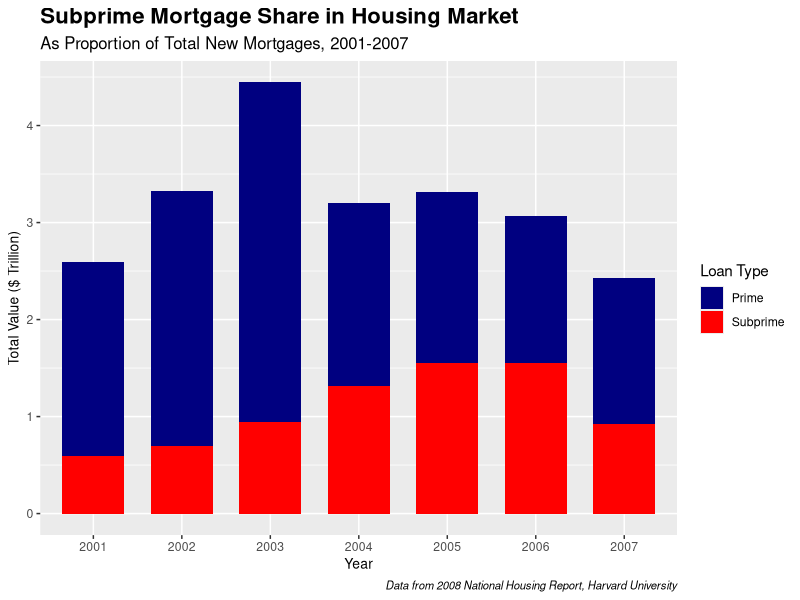
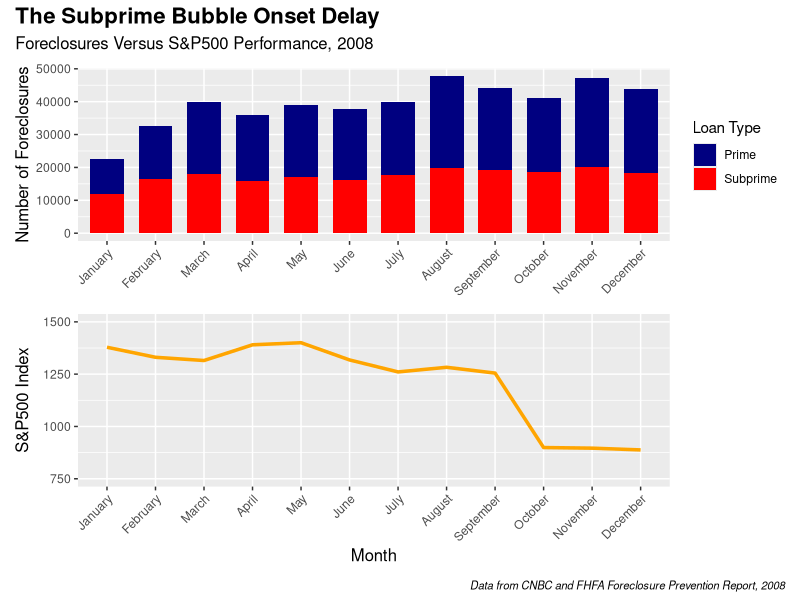

R code for these plots, in order:
## ---- chunk 1
#| label: Libraries Setup
#| results: hide

#Load Libraries
library(tidyverse)
library(here)
library(ggplot2)
library(ggforce)
library(patchwork)
## ---- chunk 2
#| Label: Subprime Loans in Housing Market(Good Plot)
#| out-width: "125%"
#| fig-cap: Figure 1

#pull in the data
mortgagedata <- read.csv(here("GoodPlotBadPlot","Data","Subprime_Mortgage_Data.csv"))
head(mortgagedata) #data check

#pivot to long data for easier rendering in ggplot
mortgagedata_long <- mortgagedata |>
  pivot_longer(
    cols = c(New_Subprime_Mortgages,New_Prime_Mortgages), 
    names_to = "Loan_Type", 
    values_to = "Total"
  ) |> 
  mutate(Year = as.factor(Year))#turn year into a factor

head(mortgagedata_long)

##ggplot bar chart
ggplot(mortgagedata_long,aes(x=Year,y=Total,fill=Loan_Type)) +
  geom_col(position="stack",width=0.7)+
  scale_fill_manual(values=c("New_Prime_Mortgages"="navy","New_Subprime_Mortgages"="red"),labels = c("New_Prime_Mortgages"="Prime","New_Subprime_Mortgages"="Subprime"))+
  labs(title="Subprime Mortgage Share in Housing Market",
       subtitle = "As Proportion of Total New Mortgages, 2001-2007",
        x = "Year",
        y = "Total Value ($ Trillion)",
       fill = "Loan Type",
       caption = "Data from 2008 National Housing Report, Harvard University")+
  theme(plot.title = element_text(size = 16,face = "bold"),
plot.subtitle = element_text(size = 12),
axis.title = element_text(size=10),
plot.caption = element_text(size = 8,face = "italic"))
                                                                                               
## ---- chunk 3
#| Label: Market Performance Versus Foreclosures
#| out-width: "125%"
#| fig-cap: Figure 2
#| fig-height: 10
#| fig-width: 8

#pull in datasets
SP500_2008 <- read.csv(here("GoodPlotBadPlot","Data","SP500_Data_2007_2009_Long.csv"))|>
  filter(Year==2008,)|> #select only 2008
  mutate(Month=factor(Month, levels=month.name))|> #order months sequentially
  mutate(Index.Value=as.numeric(Index.Value)) #make values numeric
head(SP500_2008) #S&P500 Dataset

Foreclosures_2008 <- read.csv(here("GoodPlotBadPlot","Data","2008_Foreclosure_Data.csv"))|>
  mutate(Month = factor(Month, levels = month.name))
         
head(Foreclosures_2008)

#ggplot bar chart on facet grid with line chart
A1 <- ggplot(Foreclosures_2008,
       aes(x=Month,
           y=Number,
           fill=Loan.Type))+
  geom_col(position="stack",width=0.7,)+
  scale_fill_manual(values=c("Prime"="navy",
                             "Subprime"="red"))+
  theme(axis.title=element_text(size=12),
        axis.title.x=element_blank(),
        axis.text.x = element_text(angle = 45, hjust = 1))+
  labs(y="Number of Foreclosures",
       fill="Loan Type")

A2 <- ggplot(SP500_2008,
        aes(x=Month,
            y=Index.Value,
            group=1))+
  geom_line(color="orange",linewidth=1.2)+
  scale_y_continuous(limits = c(750,1500),breaks=(seq(750,1500,by=250)))+
  theme(axis.text.x = element_text(angle = 45, hjust = 1))+
  labs(y="S&P500 Index")+
  theme(axis.title=element_text(size=12))
  
Patchwork_Plot <- A1 / A2

Patchwork_Plot+
  plot_annotation(title="The Subprime Bubble Onset Delay",
                  subtitle="Foreclosures Versus S&P500 Performance, 2008",
                  caption="Data from CNBC and FHFA Foreclosure Prevention Report, 2008",
                  theme=theme(plot.title = element_text(size = 16,face = "bold"),
            plot.subtitle = element_text(size = 12),
            plot.caption = element_text(size = 8,face = "italic")))
  
  
